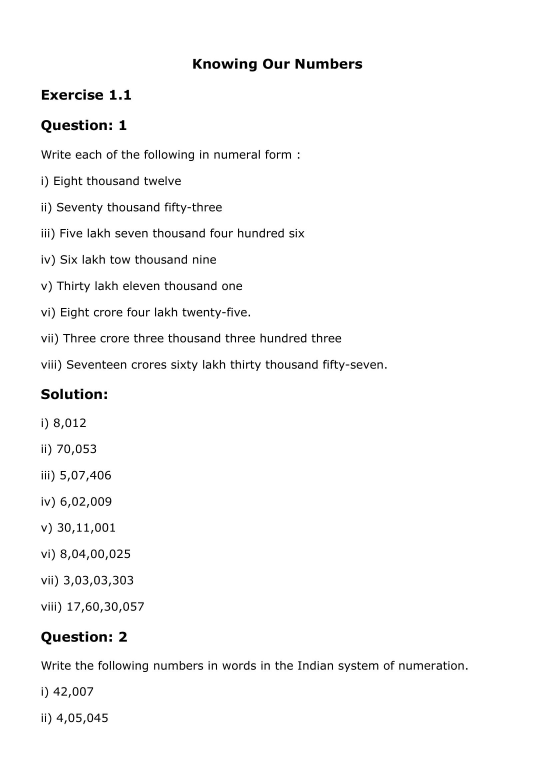
#> input picture 0.jpg, 1653 x 2336 px (shown at 1/3 size)
$ jupyter execute --allow-errors Untitled.ipynb   (shell and % lines are left out)
#> lines starting #> are read from the running program, lines starting #| are printed output that depends on the picture
[cell 1]
import numpy as np
import pandas as pd
from pytesseract import image_to_string, image_to_data, Output
import pytesseract
import urllib
import os
from urllib.request import urlretrieve
import cv2
from datetime import datetime
from PIL import Image
from pdf2image import convert_from_path
import pdf2image
import numpy as np
import pandas as pd
from datetime import datetime
import os
import math
import re

from pytesseract import image_to_string, image_to_data, Output
from pdf2image import convert_from_path
import os
import sys
import numpy as np
import pandas as pd
import pytesseract
import re
from pathlib import Path
import cv2
from PIL import Image
import subprocess
from subprocess import  Popen
import math
import xlwt
from xlwt import Workbook
import nltk
from collections import Counter

[cell 2]
pytesseract.pytesseract.tesseract_cmd = 'C:/Program Files/Tesseract-OCR/tesseract'

#> (a cell that did not finish here is left out)

#> (a cell that did not finish here is left out)

#> (a cell that did not finish here is left out)

#> (a cell that did not finish here is left out)

[cell 7]
import requests
os.chdir(r'images/')
#> (the rest of this cell did not finish here and is left out)

#> (a cell that did not finish here is left out)

[cell 9]
lis = os.listdir()
ll= []
for i in lis:
    if i[-1]=='g':
        ll.append(i)

[cell 10]
import tempfile

[cell 11]
def cleanimage(img):
    pixels = np.array(img)
    black = 0
    white = 255
    threshold = 150

    # Remove pixels above threshold
    pixels[pixels > threshold] = white
    pixels[pixels < threshold] = black


    # Morphological opening
    blobSize = 1 # Select the maximum radius of the blobs you would like to remove
    structureElement = disk(blobSize)  # you can define different shapes, here we take a disk shape
    # We need to invert the image such that black is background and white foreground to perform the opening
    pixels = np.invert(opening(np.invert(pixels), structureElement))


    # Create and save new image.
    newImg = Image.fromarray(pixels)
    return newImg
def ExtractText(filename):
#> called with filename = '0.jpg'
        path = os.chdir(r'C:\\Users\\kesha\\Desktop\\Insta_book_scrape')
        image_to_string_text = ""
        i=0
        lst = []
        new = []
        # Getting file extension
        file, file_extension = os.path.splitext(filename)

        wdFormatPDF = 17

        if file_extension=='.jpg' or file_extension=='.jpeg' or file_extension=='.png' :

                #Converting file name to image array
                img = cv2.imread(filename,0)
#> img is the input picture: shape (2336, 1653); min 0, max 255, mean 249.4
                #cv2.imshow('Test',img)
                dim = (3000,3000)
                img = cv2.resize(img,dim, interpolation = cv2.INTER_AREA)
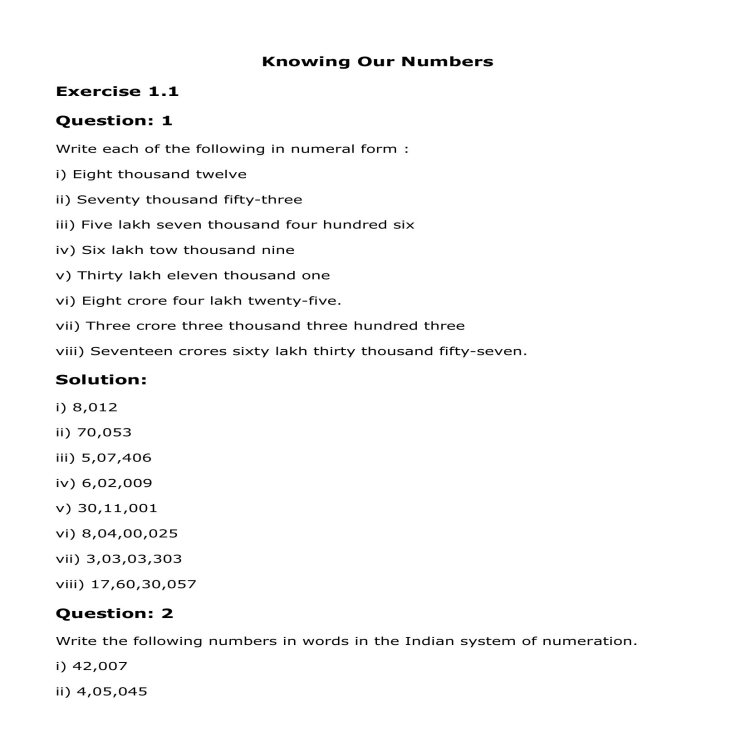
#> img: shape (3000, 3000) (shown at 1/4 size); min 0, max 255, mean 249.4
                text = image_to_string(Image.fromarray(img))
                dat = pytesseract.image_to_data(Image.fromarray(img),output_type= Output.DICT)
                image_to_string_text = image_to_string_text + text
                lst.append(text)
                new.append(dat)

        if file_extension=='.doc'or file_extension=='.docx':
                cmd = 'libreoffice --convert-to pdf'.split() + [filename]

                p = subprocess.Popen(cmd, stderr=subprocess.PIPE, stdout=subprocess.PIPE)

                p.wait(timeout=10)
                stdout, stderr = p.communicate()

                if stderr:
                        raise subprocess.SubprocessError(stderr)
                file_extension = '.pdf'
                filename = file+'.pdf'

        if file_extension=='.pdf':
                with tempfile.TemporaryDirectory() as path:
                    pages = convert_from_path(filename,output_folder=path)
                    for page in pages:
                            if i==10:
                                break
                            page.save('out' +str(i)+'.png','PNG')

                            #Converting file name to image array
                            img = cv2.imread('out' +str(i)+'.png',0)
                            dim=(10000,10000)
                            img  = cv2.resize(img,dim,interpolation = cv2.INTER_AREA)
                            text = image_to_string(Image.fromarray(img),lang='equ+eng')
                            dat = pytesseract.image_to_data(Image.fromarray(img),output_type= Output.DICT,lang='equ+eng')
                            #blob = TextBlob(text)
                            image_to_string_text = image_to_string_text + text
                            lst.append(text)
                            new.append(dat)
                            i=i+1
        return(lst,new)


$ run again, with 1.jpg copied over 0.jpg
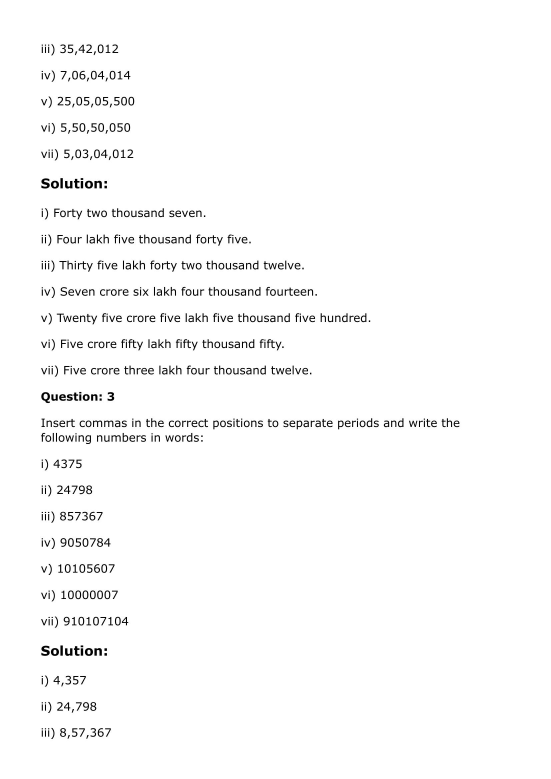
#> input picture 1.jpg, 1653 x 2336 px (shown at 1/3 size)
#> in ExtractText, img is the input picture: shape (2336, 1653); min 0, max 255, mean 249.9
#> in ExtractText, `img = cv2.resize(img,dim, interpolation = cv2.INTER_AREA)`:
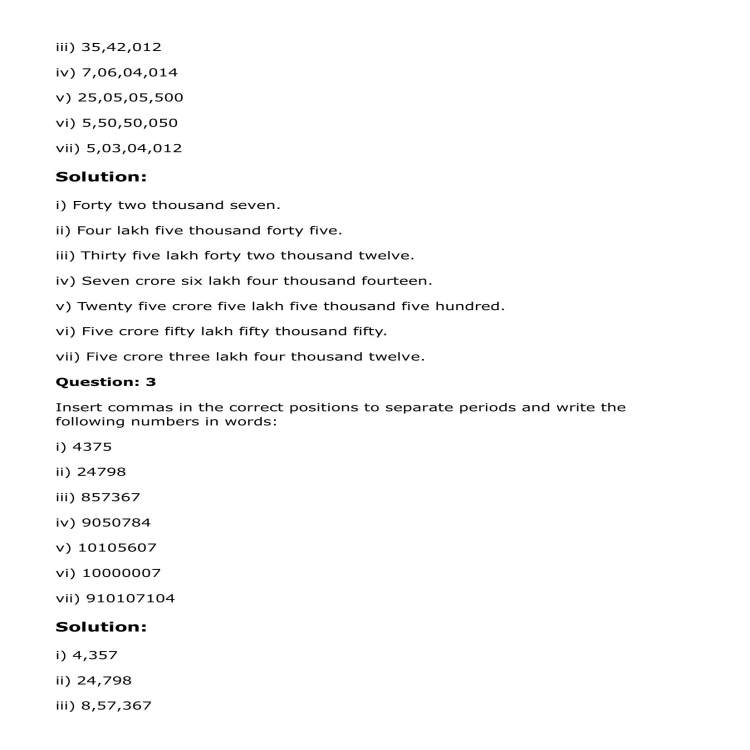
#> img: shape (3000, 3000) (shown at 1/4 size); min 0, max 255, mean 249.9

$ run again, with 10.jpg copied over 0.jpg
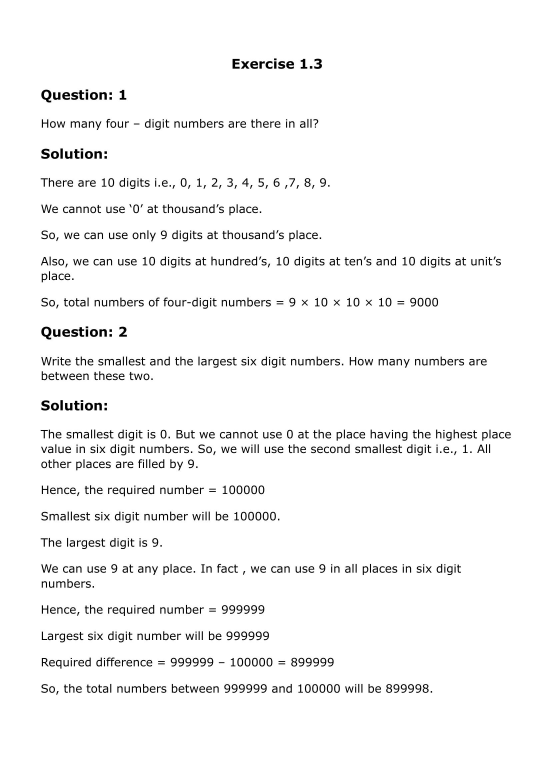
#> input picture 10.jpg, 1653 x 2339 px (shown at 1/3 size)
#> in ExtractText, img is the input picture: shape (2339, 1653); min 0, max 255, mean 246.4
#> in ExtractText, `img = cv2.resize(img,dim, interpolation = cv2.INTER_AREA)`:
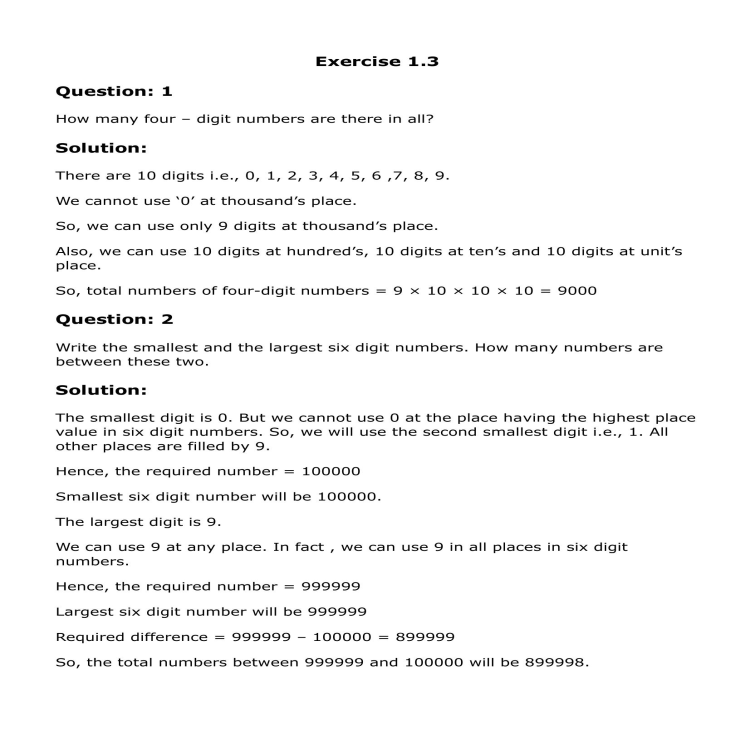
#> img: shape (3000, 3000) (shown at 1/4 size); min 0, max 255, mean 246.4

$ run again, with 11.jpg copied over 0.jpg
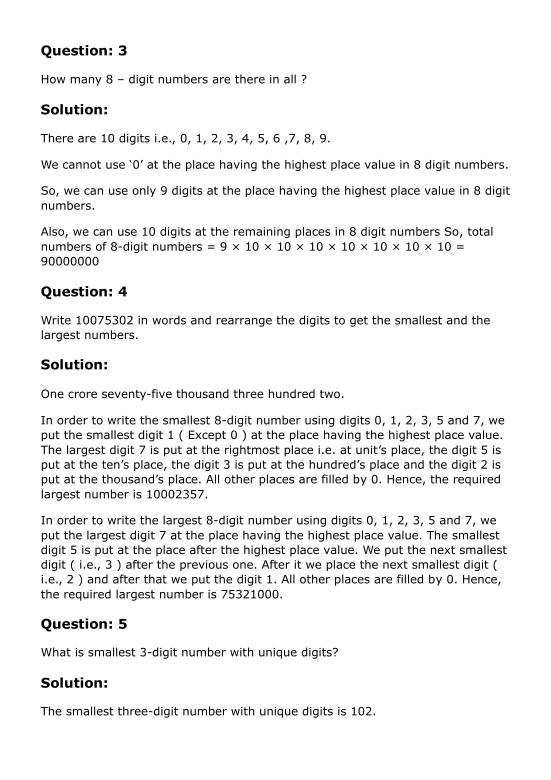
#> input picture 11.jpg, 1653 x 2339 px (shown at 1/3 size)
#> in ExtractText, img is the input picture: shape (2339, 1653); min 0, max 255, mean 242.1
#> in ExtractText, `img = cv2.resize(img,dim, interpolation = cv2.INTER_AREA)`:
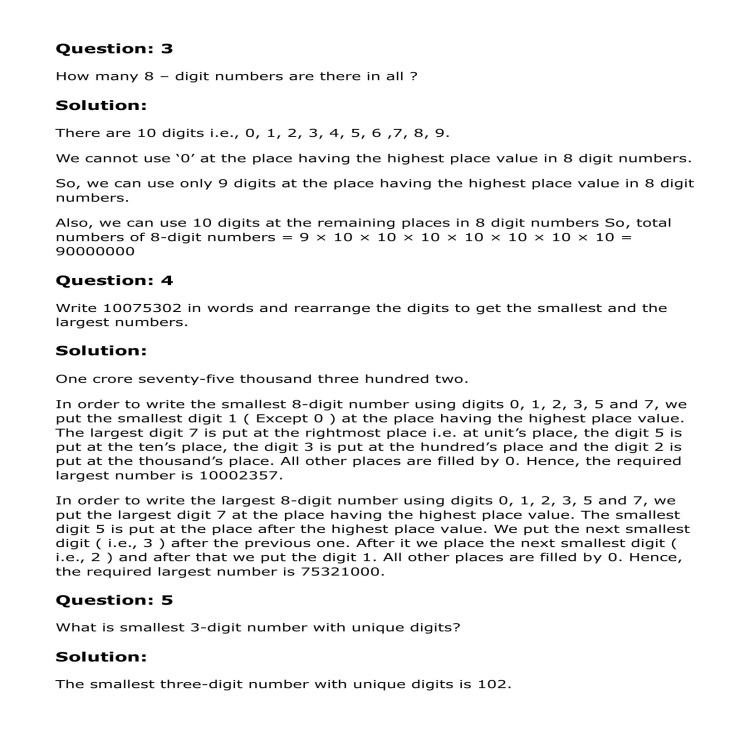
#> img: shape (3000, 3000) (shown at 1/4 size); min 0, max 255, mean 242.1
